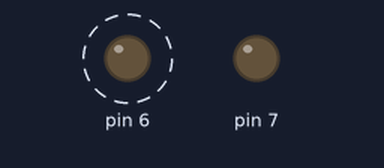
Bench run of a sketch on a simulated Arduino Uno, built with avr-gcc and run on an emulated ATmega328P. Shown: output pins drawn as LEDs (lit = HIGH). Dashed ring = blinking.

Above: at 0.3 s.
Timing chart, 0 to 3.1 s (numbered marks = the images above):
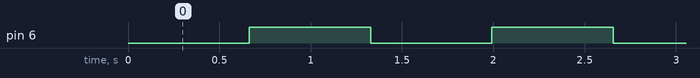

The sketch:

20251029_gpio_blink3.ino
```cpp
#define LED4 7
#define LED3 6
#define COUNT 250000UL

void setup() {
  // put your setup code here, to run once:
  DDRD |= (0x1 << LED4);
  DDRD |= (0x1 << LED3);
  PORTD &= ~(0x1 << LED4);
  PORTD &= ~(0x1 << LED3);
}

void loop() {
  // put your main code here, to run repeatedly:
  volatile static unsigned long cnt = 0;
  if(++cnt >= COUNT){
    cnt = 0;
    PORTD ^= (0x1 << LED4);
  }
  if(++cnt >= COUNT){
    cnt =0;
    PORTD ^=(0x1 << LED3);
  }
}
```

Measured:
- by itself, pin 6: alternates HIGH for 0.66 s and LOW for 0.66 s
